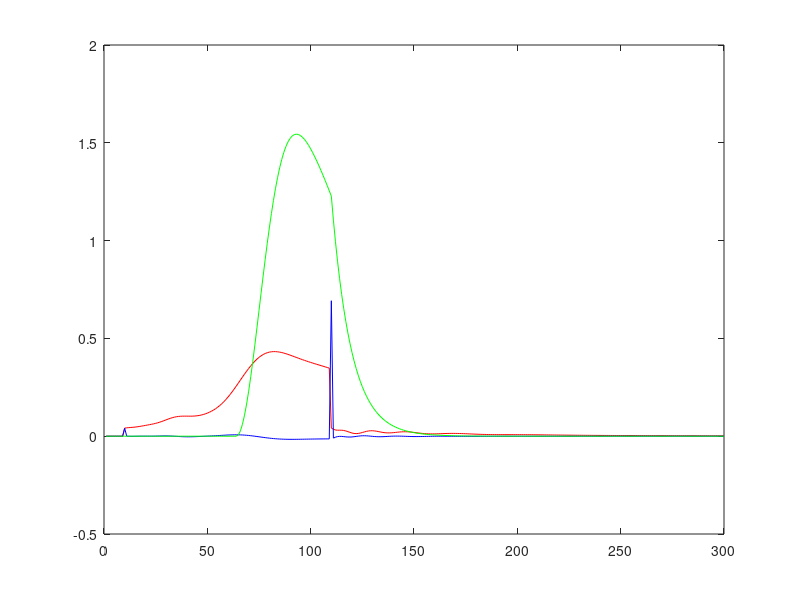
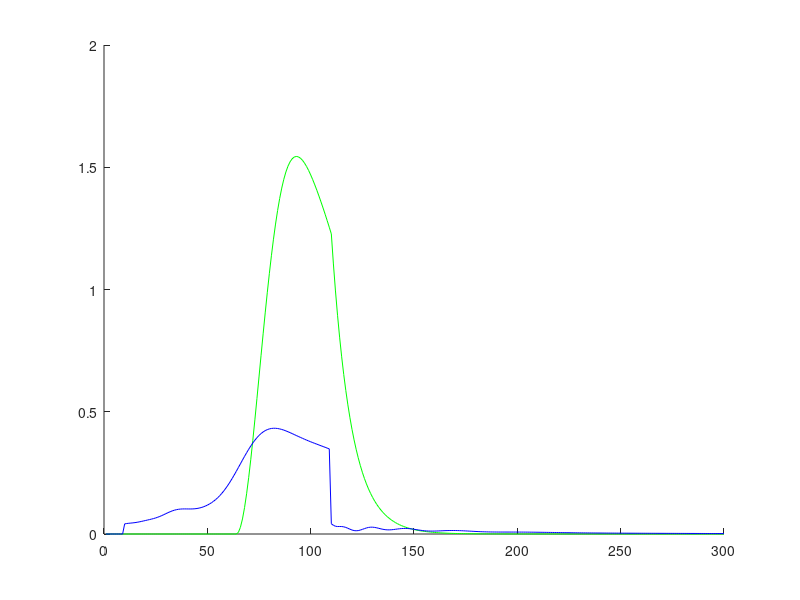

Write the MATLAB code that produced these figures, in order.
%% Simple Code for CSC/PR/MS TD Model with Actions.
% EAL 11/03/11
% Last updated: 04/25/12
% Does blocking and/or overshadowing. For L&B special issue.

%% Model Parameters
numms = 6;          %Number of microstimuli per stimulus
numstimuli = 3;     %Number of stimuli, including the reward/US
alpha = 0.05;       %Step-size
decay = 0.985;      %Memory Trace decay rate
gamma = 0.97;       %Discount factor
lambda = 0.95;      %Eligibility trace decay rate
sigma = 0.08;       %Microstimulus width
theta = 0.25;       %Action Threshold
upsilon = 0.9;      %Action Decay
presence = 0.2;     %Presence microstimulus level

%% Experiment Code:
% CS2 is used for Overshadowing and Blocking

stimulustime(1) = 10;           %Conditioned Stimulus (CS) time
rewardt = 110;                   %Reward Time
stimulustime(2) = rewardt;       %Unconditioned Stimulus (US) time
stimulustime(3) = 310;            %Conditioned Stimulus 2 (CS) time
stimulusduration (1) = rewardt - stimulustime (1) -1;
stimulusduration (2) = 1;
stimulusduration (3) = rewardt - stimulustime (3) -1;
numtrials = 200;                 %Last 3 trials are different probes    
numtimesteps = 300;
delay = true;                    %redundant
stimrep = 3;                     %Current code does not allow for mixed representations
%1 = CSC; 2 = Pres; 3 = MS
if stimrep == 1 %CSC             %Ensures that vectors are big enough to store data
    numms = numtimesteps-1;
end

%% Initialize Data Vectors:
x = zeros(1, (numms + 1)*numstimuli);       %Stimulus representation
w = zeros(1, (numms + 1)*numstimuli);       %Weight vector
e = zeros(1, (numms + 1)*numstimuli);       %Eligibility Traces
delta = zeros (numtrials, numtimesteps);    %TD Errors
value = zeros (numtrials, numtimesteps);    %Value functions
action = zeros (numtrials, numtimesteps);   %Response Levels
ms = zeros (numtimesteps, numms);           %Microstimulus levels
%maxaction = zeros (1, numtrials);           

%% Microstimulus Generation (NIPS2009 Version)
trace = 1;
for timestep = 1:numtimesteps
    for micro = 1:numms
        %ms (timestep, micro) = ((1/sqrt(2*pi))*exp(-((trace-(micro/numms))^2)/(2*(sigma^2))));
        ms (timestep, micro) = trace * ((1/sqrt(2*pi))*exp(-((trace-(micro/numms))^2)/(2*(sigma^2))));
    end
    trace = trace * decay;
end


%% Run Simuluation:
for trial = 1:numtrials
    oldvalue = 0;               % Reset on every trial
    %oldreward = 0;
    oldaction = 0;
    e = zeros(1, (numms + 1)*numstimuli);
    triallen = numtimesteps;
    
     %% Blocking Design (Cue Competition Set):
%     if trial < 201
%        stimulustime(3) = numtimesteps + 1; 
%     else
%        stimulustime(3) = 85;
%        stimulustime(1) = 85;
%        stimulusduration (1) = rewardt - stimulustime (1) -1;
%        stimulusduration (3) = rewardt - stimulustime (3) -1;
%     end
    
    rewardtime = rewardt;
    stimulustime(2) = rewardt;
    
    %% Intermingled Probes (Timing Set):
%     if mod (trial, 5) == 0
%         rewardtime = 500;
%         stimulustime(2) = rewardtime;
%         stimulusduration (1) = ((rewardt - stimulustime (1) -1) * 2);
%     else
%         stimulusduration (1) = rewardt - stimulustime (1) -1;
%     end
    
%     %% Probe Trials at End:
%     %Logic of this if statement is backward, but it works.
%     if trial == numtrials  % Last AB-
%          figure
%          rewardtime = numtimesteps + 1;
%          stimulustime(2) = numtimesteps + 1;  %No US
%          stimulustime(3) = 85;                %Bring Back CSB
%          alpha = 0;  
%     elseif trial == (numtrials - 1) %2nd to last: A-
%          figure
%          rewardtime = numtimesteps + 1;
%          stimulustime(2) = numtimesteps + 1;  %No US
%          stimulustime(1) = 210;                %Bring Back CSA
%          stimulustime(3) = numtimesteps + 1;  %No CSB
%          alpha = 0;  
%     elseif trial == (numtrials - 2) %3rd to last: B- 
%          figure
%          rewardtime = numtimesteps + 1;
%          stimulustime(2) = numtimesteps + 1;  %No US
%          stimulustime(1) = numtimesteps + 1;  %No CSA
%          alpha = 0;                           %No Learning  
%     end
    
    %% Shift probe (not used in current version of paper)
    %if trial == numtrials
    %    stimulustime (3) = stimulustime (3) - 20;
    %end
    %    stimulustime(2) = rewardtime;
    
    for timestep = 1:triallen
        if (timestep == rewardtime)
        %if (timestep > 59) && (timestep < 65) %for multi-step US (unused)
            reward = 1;
        else 
            reward = 0;
        end
        %% Create the Stimulus Representation
        %% CSC Code:
        if stimrep == 1
            x = zeros(1, (numms + 1)*numstimuli);
            for stimulus = 1:numstimuli
                if timestep >= stimulustime (stimulus) 
                    x ((stimulus-1)*numtimesteps + (timestep-stimulustime (stimulus))+1) = 1;                    
                end
            end
        elseif stimrep == 2
        %% Presence microstimulus:
            for stimulus = 1:numstimuli
                if and(timestep <= (stimulustime(stimulus) + stimulusduration(stimulus)), and((timestep >= stimulustime(stimulus)), delay))
                    x (numstimuli * numms + stimulus) = presence;
                else
                    x (numstimuli * numms + stimulus) = 0;
                end
            end
        elseif stimrep == 3
        %% MS Code:
            %Hybird Representation (unused)
%             for stimulus = 1:numstimuli
%                 if and(timestep <= (stimulustime(stimulus) + stimulusduration(stimulus)), and((timestep >= stimulustime(stimulus)), delay))
%                     x (numstimuli * numms + stimulus) = presence;
%                 else
%                     x (numstimuli * numms + stimulus) = 0;
%                 end
%             end
            for stimulus = 1:numstimuli
                if (timestep >= stimulustime(stimulus))
                    %noise = rand*0.02 -.01; (unused)
                    noise = 0;
                    x ((stimulus-1)*numms +1:(stimulus-1)*numms +numms) = ms (timestep-stimulustime(stimulus)+1,:) + noise;     
                else
                    x ((stimulus-1)*numms +1:(stimulus-1)*numms +numms) = 0;
                    x (numstimuli * numms + stimulus) = 0;
                end
            end
        end
        %% Value Calculation
 
        %if any(x(numstimuli*numms+1:end) ~= 0)
            %fprintf('trial is: %d, x is: %s\n', num2str(x))
            fprintf('trial is: %d, x is: %s\n', trial, num2str(x(numstimuli*numms+1:end)));
        %end
        
        value (trial, timestep) = dot(x,w);
        
        %% Action Selection:
        action (trial, timestep) = upsilon * oldaction + max (0, oldvalue - theta);
        oldaction = action (trial, timestep);
        
        %% Learning Algorithm:
        delta (trial, timestep) = reward + (gamma * value (trial, timestep)) - oldvalue; %TD Learning
       
        w = w + (alpha * delta (trial, timestep) * e);
        e = x + (gamma * lambda * e);
        oldvalue = dot(x,w); % Or oldvalue = value. Difference in which weights are used.
        %oldreward = reward;
    end
    %% Real-time plotting:
%     maxaction(k) = max(max(action));
    plot(value (trial, :), 'r');
    hold on;
    plot(delta (trial, :), 'b');
    plot(action (trial, :), 'g');
    hold off;
    drawnow;
end

%% Extract Data for Cue Competition Set
probetrialab(stimrep, :) = action(numtrials, :);
probetriala(stimrep, :) = action(numtrials-1, :);
probetrialb(stimrep, :) = action(numtrials-2, :);

%% Extract Data for Timing Set
%probetrial(stimrep, :) = action(numtrials, :);
%probeaction = action(5:5:500,:);
%[maxaction(stimrep,:) peaktime(stimrep, :)] = max(probeaction');

%% Comparison Figure
 figure
% plot(action(numtrials-2,:), 'r');
 hold on;
% plot(action(numtrials-1,:), 'b');
 plot(action(numtrials,:), 'g');
 plot(value(numtrials,:), 'b');
 hold off;
